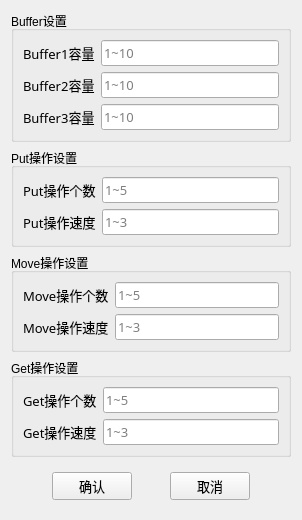
<?xml version="1.0" encoding="UTF-8"?>
<ui version="4.0">
 <class>ConfigForm</class>
 <widget class="QWidget" name="ConfigForm">
  <property name="geometry">
   <rect>
    <x>0</x>
    <y>0</y>
    <width>302</width>
    <height>502</height>
   </rect>
  </property>
  <property name="windowTitle">
   <string>设置属性</string>
  </property>
  <property name="windowIcon">
   <iconset resource="res.qrc">
    <normaloff>:/icons/assets/icons/config.png</normaloff>:/icons/assets/icons/config.png</iconset>
  </property>
  <layout class="QVBoxLayout" name="verticalLayout">
   <item>
    <widget class="QGroupBox" name="groupBox">
     <property name="title">
      <string>Buffer设置</string>
     </property>
     <layout class="QFormLayout" name="formLayout">
      <item row="0" column="0">
       <widget class="QLabel" name="label">
        <property name="font">
         <font>
          <family>华文中宋</family>
          <pointsize>10</pointsize>
         </font>
        </property>
        <property name="text">
         <string>Buffer1容量</string>
        </property>
       </widget>
      </item>
      <item row="0" column="1">
       <widget class="QtMaterialTextField" name="lineEdit_buf1size">
        <property name="font">
         <font>
          <family>华文中宋</family>
          <pointsize>10</pointsize>
         </font>
        </property>
        <property name="text">
         <string/>
        </property>
        <property name="placeholderText">
         <string>1~10</string>
        </property>
       </widget>
      </item>
      <item row="1" column="0">
       <widget class="QLabel" name="label_2">
        <property name="font">
         <font>
          <family>华文中宋</family>
          <pointsize>10</pointsize>
         </font>
        </property>
        <property name="text">
         <string>Buffer2容量</string>
        </property>
       </widget>
      </item>
      <item row="1" column="1">
       <widget class="QtMaterialTextField" name="lineEdit_buf2size">
        <property name="font">
         <font>
          <family>华文中宋</family>
          <pointsize>10</pointsize>
         </font>
        </property>
        <property name="text">
         <string/>
        </property>
        <property name="placeholderText">
         <string>1~10</string>
        </property>
       </widget>
      </item>
      <item row="2" column="0">
       <widget class="QLabel" name="label_3">
        <property name="font">
         <font>
          <family>华文中宋</family>
          <pointsize>10</pointsize>
         </font>
        </property>
        <property name="text">
         <string>Buffer3容量</string>
        </property>
       </widget>
      </item>
      <item row="2" column="1">
       <widget class="QtMaterialTextField" name="lineEdit_buf3size">
        <property name="font">
         <font>
          <family>华文中宋</family>
          <pointsize>10</pointsize>
         </font>
        </property>
        <property name="text">
         <string/>
        </property>
        <property name="placeholderText">
         <string>1~10</string>
        </property>
       </widget>
      </item>
     </layout>
    </widget>
   </item>
   <item>
    <widget class="QGroupBox" name="groupBox_2">
     <property name="title">
      <string>Put操作设置</string>
     </property>
     <layout class="QFormLayout" name="formLayout_2">
      <item row="0" column="0">
       <widget class="QLabel" name="label_4">
        <property name="font">
         <font>
          <family>华文中宋</family>
          <pointsize>10</pointsize>
         </font>
        </property>
        <property name="text">
         <string>Put操作个数</string>
        </property>
       </widget>
      </item>
      <item row="0" column="1">
       <widget class="QtMaterialTextField" name="lineEdit_putNum">
        <property name="font">
         <font>
          <family>华文中宋</family>
          <pointsize>10</pointsize>
         </font>
        </property>
        <property name="text">
         <string/>
        </property>
        <property name="placeholderText">
         <string>1~5</string>
        </property>
       </widget>
      </item>
      <item row="1" column="0">
       <widget class="QLabel" name="label_5">
        <property name="font">
         <font>
          <family>华文中宋</family>
          <pointsize>10</pointsize>
         </font>
        </property>
        <property name="text">
         <string>Put操作速度</string>
        </property>
       </widget>
      </item>
      <item row="1" column="1">
       <widget class="QtMaterialTextField" name="lineEdit_putSpeed">
        <property name="font">
         <font>
          <family>华文中宋</family>
          <pointsize>10</pointsize>
         </font>
        </property>
        <property name="text">
         <string/>
        </property>
        <property name="placeholderText">
         <string>1~3</string>
        </property>
       </widget>
      </item>
     </layout>
    </widget>
   </item>
   <item>
    <widget class="QGroupBox" name="groupBox_3">
     <property name="title">
      <string>Move操作设置</string>
     </property>
     <layout class="QFormLayout" name="formLayout_4">
      <item row="0" column="0">
       <widget class="QLabel" name="label_8">
        <property name="font">
         <font>
          <family>华文中宋</family>
          <pointsize>10</pointsize>
         </font>
        </property>
        <property name="text">
         <string>Move操作个数</string>
        </property>
       </widget>
      </item>
      <item row="0" column="1">
       <widget class="QtMaterialTextField" name="lineEdit_moveNum">
        <property name="font">
         <font>
          <family>华文中宋</family>
          <pointsize>10</pointsize>
         </font>
        </property>
        <property name="text">
         <string/>
        </property>
        <property name="placeholderText">
         <string>1~5</string>
        </property>
       </widget>
      </item>
      <item row="1" column="0">
       <widget class="QLabel" name="label_9">
        <property name="font">
         <font>
          <family>华文中宋</family>
          <pointsize>10</pointsize>
         </font>
        </property>
        <property name="text">
         <string>Move操作速度</string>
        </property>
       </widget>
      </item>
      <item row="1" column="1">
       <widget class="QtMaterialTextField" name="lineEdit_moveSpeed">
        <property name="font">
         <font>
          <family>华文中宋</family>
          <pointsize>10</pointsize>
         </font>
        </property>
        <property name="text">
         <string/>
        </property>
        <property name="placeholderText">
         <string>1~3</string>
        </property>
       </widget>
      </item>
     </layout>
    </widget>
   </item>
   <item>
    <widget class="QGroupBox" name="groupBox_4">
     <property name="title">
      <string>Get操作设置</string>
     </property>
     <layout class="QFormLayout" name="formLayout_5">
      <item row="0" column="0">
       <widget class="QLabel" name="label_10">
        <property name="font">
         <font>
          <family>华文中宋</family>
          <pointsize>10</pointsize>
         </font>
        </property>
        <property name="text">
         <string>Get操作个数</string>
        </property>
       </widget>
      </item>
      <item row="0" column="1">
       <widget class="QtMaterialTextField" name="lineEdit_getNum">
        <property name="font">
         <font>
          <family>华文中宋</family>
          <pointsize>10</pointsize>
         </font>
        </property>
        <property name="text">
         <string/>
        </property>
        <property name="placeholderText">
         <string>1~5</string>
        </property>
       </widget>
      </item>
      <item row="1" column="0">
       <widget class="QLabel" name="label_11">
        <property name="font">
         <font>
          <family>华文中宋</family>
          <pointsize>10</pointsize>
         </font>
        </property>
        <property name="text">
         <string>Get操作速度</string>
        </property>
       </widget>
      </item>
      <item row="1" column="1">
       <widget class="QtMaterialTextField" name="lineEdit_getSpeed">
        <property name="font">
         <font>
          <family>华文中宋</family>
          <pointsize>10</pointsize>
         </font>
        </property>
        <property name="text">
         <string/>
        </property>
        <property name="placeholderText">
         <string>1~3</string>
        </property>
       </widget>
      </item>
     </layout>
    </widget>
   </item>
   <item>
    <widget class="QWidget" name="widget" native="true">
     <layout class="QHBoxLayout" name="horizontalLayout">
      <item>
       <spacer name="horizontalSpacer">
        <property name="orientation">
         <enum>Qt::Horizontal</enum>
        </property>
        <property name="sizeHint" stdset="0">
         <size>
          <width>16</width>
          <height>20</height>
         </size>
        </property>
       </spacer>
      </item>
      <item>
       <widget class="QtMaterialRaisedButton" name="btnOK">
        <property name="font">
         <font>
          <family>华文中宋</family>
          <pointsize>10</pointsize>
         </font>
        </property>
        <property name="text">
         <string>确认</string>
        </property>
       </widget>
      </item>
      <item>
       <spacer name="horizontalSpacer_2">
        <property name="orientation">
         <enum>Qt::Horizontal</enum>
        </property>
        <property name="sizeHint" stdset="0">
         <size>
          <width>17</width>
          <height>20</height>
         </size>
        </property>
       </spacer>
      </item>
      <item>
       <widget class="QtMaterialRaisedButton" name="btnCancel">
        <property name="font">
         <font>
          <family>华文中宋</family>
          <pointsize>10</pointsize>
         </font>
        </property>
        <property name="text">
         <string>取消</string>
        </property>
       </widget>
      </item>
      <item>
       <spacer name="horizontalSpacer_3">
        <property name="orientation">
         <enum>Qt::Horizontal</enum>
        </property>
        <property name="sizeHint" stdset="0">
         <size>
          <width>16</width>
          <height>20</height>
         </size>
        </property>
       </spacer>
      </item>
     </layout>
    </widget>
   </item>
  </layout>
 </widget>
 <customwidgets>
  <customwidget>
   <class>QtMaterialRaisedButton</class>
   <extends>QPushButton</extends>
   <header location="global">qtmaterialraisedbutton.h</header>
  </customwidget>
  <customwidget>
   <class>QtMaterialTextField</class>
   <extends>QLineEdit</extends>
   <header location="global">qtmaterialtextfield.h</header>
  </customwidget>
 </customwidgets>
 <resources>
  <include location="res.qrc"/>
 </resources>
 <connections>
  <connection>
   <sender>btnCancel</sender>
   <signal>clicked()</signal>
   <receiver>ConfigForm</receiver>
   <slot>close()</slot>
   <hints>
    <hint type="sourcelabel">
     <x>212</x>
     <y>469</y>
    </hint>
    <hint type="destinationlabel">
     <x>150</x>
     <y>250</y>
    </hint>
   </hints>
  </connection>
 </connections>
</ui>
